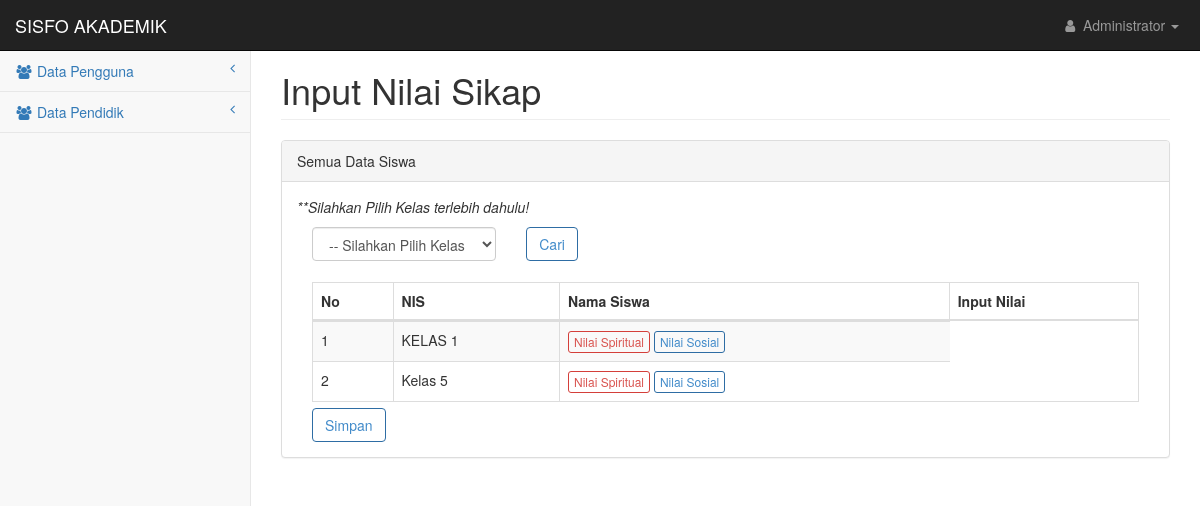
The app's page /pages/sikap.php (signed in), older data.
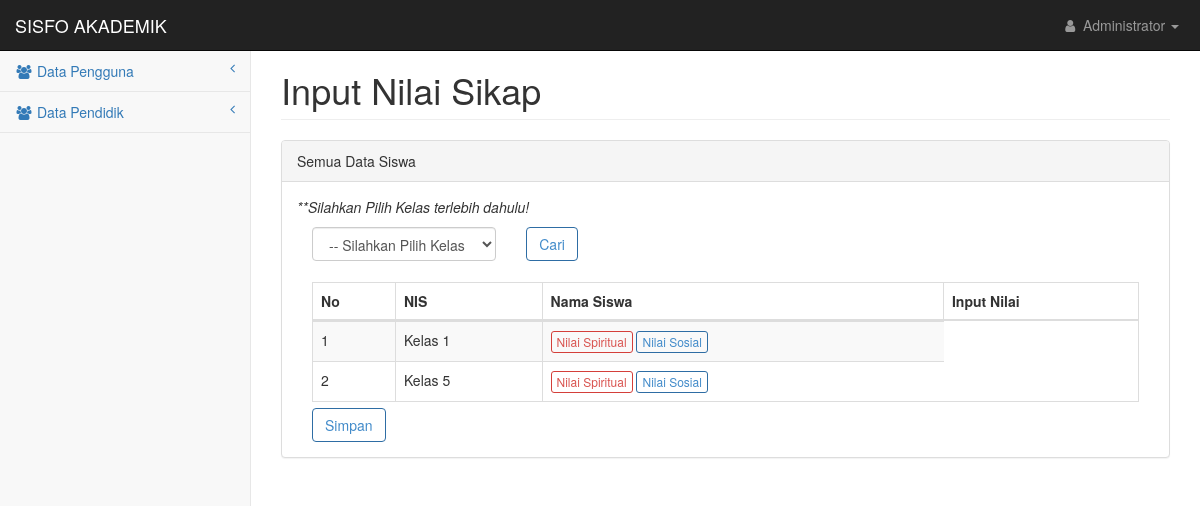
The same page, newer data.
### tables this page shows
CREATE TABLE `tb_kelas` (
  `kd_kelas` varchar(10) NOT NULL,
  `nm_kelas` varchar(60) NOT NULL,
  `nip` char(20) NOT NULL
);

### pages/sikap.php (the view, shortened to what this page needs)
<?php
include 'header.php';
?>
            <div id="page-wrapper">
                <div class="container-fluid">
                    <div class="row">
                        <div class="col-lg-12">
                            <h1 class="page-header">Input Nilai Sikap</h1>
                        </div>
                    </div>
                    <div class="row">
                        <div class="col-lg-12">
                            <div class="panel panel-default">
                                <div class="panel-heading">
                                    Semua Data Siswa
                                </div>
                                <div class="panel-body">
                                       <form action="" method="POST">
                                           <p><i>**Silahkan Pilih Kelas terlebih dahulu!</i></p>
                                        <div class="form-group col-md-3">
                                            <select class="form-control" name="kelas">
                                                <option>-- Silahkan Pilih Kelas --</option>
                                            </select>
                                        </div>
                                        <div class="form-group col-md-1">
                                            <button type="submit" name="cari" class="btn btn-outline btn-primary">Cari</button>
                                        </div>
                                        </form>
                                    <div class="table-responsive col-md-12">
                                    <form method="POST" action="">
                                        <table class="table table-striped table-bordered table-hover" id="dataTables-example">
                                            <thead>
                                                <tr>
                                                    <th>No</th>
                                                    <th>NIS</th>
                                                    <th>Nama Siswa</th>
                                                    <th>Input Nilai</th>
                                                </tr>
                                            </thead>
                                            <tbody>
                                                <?php
                                                $no = 1;
                                                    $sql = mysqli_query($connect, "SELECT * FROM tb_kelas");
                                                    while($sqlcari = mysqli_fetch_array($sql)){
                                                ?>
                                                <tr class="odd gradeX">
                                                    <td><?php echo $no++; ?></td>
                                                    <td><?php echo $sqlcari['nm_kelas']; ?></td>
                                                    <td><a href="spiritual.php?ids"><button type="button" class="btn btn-outline btn-danger btn-xs">Nilai Spiritual</button></a>&nbsp;<a href="sosial.php?ids"><button type="button" class="btn btn-outline btn-primary btn-xs">Nilai Sosial</button></a></td>
                                                </tr>
                                                <?php
                                                    }
                                                    ?>
                                            </tbody>
                                        </table>
                                        <button type="submit" name="simpan" class="btn btn-outline btn-primary">Simpan</button>
                                        </form>
                                    </div>
                                </div>
                            </div>
                        </div>
                    </div>
                </div>
            </div>
<?php
include 'footer.php';
?>

Row changes from the older to the newer data that the page shows:
removed tb_kelas: nm_kelas "KELAS 1"
added tb_kelas: nm_kelas "Kelas 1"
